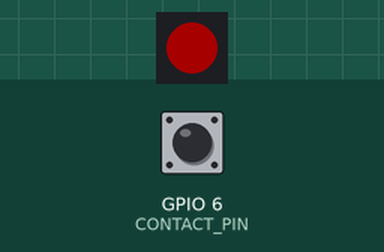
This program was run on a simulated ESP32-S3. Shown: 1 RGB LEDs in strip order, left to right. The test bench sets the inputs (shaded band); at power-on: GPIO 6 (CONTACT_PIN) HIGH. Dim RGB values are drawn brighter than linear; what the program prints to the serial monitor is not drawn.

Above: at 1.25 s.
1.3 s: GPIO 6 (CONTACT_PIN) pulled LOW for 3.2 s
At 1.35 s:
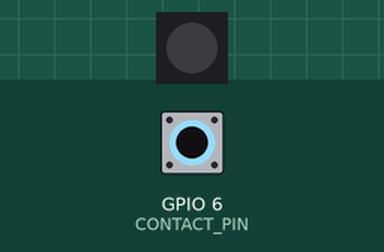
Timing chart, 0 to 12.0 s (numbered marks = the images above; inputs shaded):
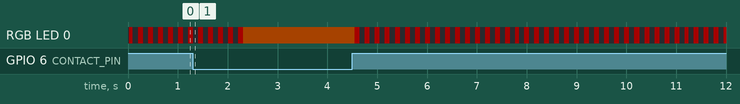

The program:

main.cpp
```cpp
/*
 * Contact-closure -> serial status sender
 * Target: LILYGO T-RSS3 (ESP32-S3, isolated RS232 + RS485 modules)
 *
 * A dry contact is wired between CONTACT_PIN and GND (internal pull-up).
 *   Closed = LOW  = normal
 *   Open   = HIGH = emergency   (a cut wire therefore fails safe into emergency)
 *
 * See README.md for wiring and the state diagram.
 */

#include <Arduino.h>

// ============================================================================
// =============================  CONFIGURATION  ==============================
// ============================================================================

// ---- Timings (seconds) -------------------------------------------------------
#define NORMAL_INTERVAL_S          60   // NORMAL: send MSG_NORMAL every 60 s
#define EMERG_FAST_INTERVAL_S       1   // EMERGENCY_FAST: send every 1 s ...
#define EMERG_FAST_DURATION_S      60   // ... for 1 min, then EMERGENCY_SLOW
#define EMERG_SLOW_INTERVAL_S      60   // EMERGENCY_SLOW: send every 60 s
#define RECOVERY_INTERVAL_S         1   // RECOVERY: send MSG_NORMAL every 1 s ...
#define RECOVERY_DURATION_S        60   // ... for 1 min, then NORMAL
#define CLEAR_CONFIRM_S             1   // contact must stay closed this long to leave emergency

// ---- Timings (milliseconds) - too short to express in whole seconds -----------
#define OPEN_DEBOUNCE_MS           50UL // contact must be open this long to trigger emergency

// ---- Contact input -----------------------------------------------------------
// GPIO6: J4 header pin 5 (adjacent to GND on J4 pins 6/7). Not a strapping pin,
// not used by the RS232/RS485 modules, LED, buttons, USB or flash.
#define CONTACT_PIN                  6

// ---- Messages ----------------------------------------------------------------
#define MSG_NORMAL       "not_in_emergency"
#define MSG_EMERGENCY    "emergency_active"
#define LINE_TERMINATOR  "\r\n"

// ---- Serial output -----------------------------------------------------------
#define BAUD_RATE        9600
#define SERIAL_CONFIG    SERIAL_8N1

// Output port selection: PORT_RS232, PORT_RS485 or PORT_BOTH
#define PORT_RS232       1
#define PORT_RS485       2
#define PORT_BOTH        (PORT_RS232 | PORT_RS485)
#define OUTPUT_PORT      PORT_RS232

// ---- Status LED (onboard WS2812) ---------------------------------------------
#define ENABLE_STATUS_LED    1      // 0 = disable LED entirely (library code not used)
#define LED_BRIGHTNESS       40     // 0-255 global brightness cap

// ---- USB debug console -------------------------------------------------------
#define DEBUG_BAUD           115200 // ignored by native USB CDC, kept for clarity

// ============================================================================
// =========================  BOARD PINS (do not edit)  =======================
// Source: github.com/Xinyuan-LilyGO/T-RSC3 (repo for "T-RSC3 & RSS3"),
//   example/RS485_simple/utilities.h, CONFIG_IDF_TARGET_ESP32S3 branch,
//   cross-checked against schematic/T-RSS3.pdf.
// ============================================================================
#define RS232_TX_PIN     41
#define RS232_RX_PIN     42
#define RS485_TX_PIN      3
#define RS485_RX_PIN      2
#define RS485_CON_PIN     4     // RSM485MT5V "CON": HIGH = transmit, LOW = receive
#define RS485_TX_ENABLE   HIGH
#define RS485_RX_ENABLE   LOW
#define LED_PIN           1     // WS2812C, GRB
// (BOOT button = GPIO0, optional user button S3 = GPIO5 - both unused here)

// ============================================================================

// ---- Seconds -> milliseconds (used by the code below) --------------------------
#define S_TO_MS(s)  ((uint32_t)(s) * 1000UL)
#define NORMAL_INTERVAL_MS      S_TO_MS(NORMAL_INTERVAL_S)
#define EMERG_FAST_INTERVAL_MS  S_TO_MS(EMERG_FAST_INTERVAL_S)
#define EMERG_FAST_DURATION_MS  S_TO_MS(EMERG_FAST_DURATION_S)
#define EMERG_SLOW_INTERVAL_MS  S_TO_MS(EMERG_SLOW_INTERVAL_S)
#define RECOVERY_INTERVAL_MS    S_TO_MS(RECOVERY_INTERVAL_S)
#define RECOVERY_DURATION_MS    S_TO_MS(RECOVERY_DURATION_S)
#define CLEAR_CONFIRM_MS        S_TO_MS(CLEAR_CONFIRM_S)

#define USE_RS232 ((OUTPUT_PORT & PORT_RS232) != 0)
#define USE_RS485 ((OUTPUT_PORT & PORT_RS485) != 0)

static_assert(OUTPUT_PORT >= PORT_RS232 && OUTPUT_PORT <= PORT_BOTH, "OUTPUT_PORT must be PORT_RS232, PORT_RS485 or PORT_BOTH");
static_assert(NORMAL_INTERVAL_MS > 0 && EMERG_FAST_INTERVAL_MS > 0 &&
              EMERG_SLOW_INTERVAL_MS > 0 && RECOVERY_INTERVAL_MS > 0, "intervals must be > 0");
static_assert(CONTACT_PIN != RS232_TX_PIN && CONTACT_PIN != RS232_RX_PIN &&
              CONTACT_PIN != RS485_TX_PIN && CONTACT_PIN != RS485_RX_PIN &&
              CONTACT_PIN != RS485_CON_PIN && CONTACT_PIN != LED_PIN && CONTACT_PIN != 0,
              "CONTACT_PIN collides with a board pin");

// Use UART1/UART2 so UART0 (ROM/core console) can never leak onto the RS232 line.
static HardwareSerial &Rs232 = Serial1;
static HardwareSerial &Rs485 = Serial2;

#if ENABLE_STATUS_LED
#include <Adafruit_NeoPixel.h>
static Adafruit_NeoPixel pixel(1, LED_PIN, NEO_GRB + NEO_KHZ800);
#endif

// ---- State machine -----------------------------------------------------------
enum State : uint8_t { NORMAL, EMERGENCY_FAST, EMERGENCY_SLOW, RECOVERY };

static const char *const STATE_NAMES[] = { "NORMAL", "EMERGENCY_FAST", "EMERGENCY_SLOW", "RECOVERY" };

static State    state;
static uint32_t stateEnteredAt;   // millis() when current state was entered
static uint32_t lastSendAt;       // scheduled time of the last periodic send

// Contact tracking (raw level + time it last changed)
static bool     rawOpen;
static uint32_t rawChangedAt;

static uint32_t intervalFor(State s) {
  switch (s) {
    case NORMAL:         return NORMAL_INTERVAL_MS;
    case EMERGENCY_FAST: return EMERG_FAST_INTERVAL_MS;
    case EMERGENCY_SLOW: return EMERG_SLOW_INTERVAL_MS;
    case RECOVERY:       return RECOVERY_INTERVAL_MS;
  }
  return NORMAL_INTERVAL_MS;
}

static const char *messageFor(State s) {
  return (s == EMERGENCY_FAST || s == EMERGENCY_SLOW) ? MSG_EMERGENCY : MSG_NORMAL;
}

// ---- Output ------------------------------------------------------------------
static void sendMessage(const char *msg) {
  const uint32_t now = millis();

#if USE_RS232
  Rs232.print(msg);
  Rs232.print(LINE_TERMINATOR);
  Serial.printf("[t=%lu ms] TX(RS232): %s\n", (unsigned long)now, msg);
#endif

#if USE_RS485
  digitalWrite(RS485_CON_PIN, RS485_TX_ENABLE);
  Rs485.print(msg);
  Rs485.print(LINE_TERMINATOR);
  Rs485.flush();                                  // wait until the last stop bit is out
  digitalWrite(RS485_CON_PIN, RS485_RX_ENABLE);
  Serial.printf("[t=%lu ms] TX(RS485): %s\n", (unsigned long)now, msg);
#endif
}

static void enterState(State next, uint32_t now) {
  Serial.printf("[t=%lu ms] STATE %s -> %s\n", (unsigned long)now,
                STATE_NAMES[state], STATE_NAMES[next]);
  state          = next;
  stateEnteredAt = now;
  lastSendAt     = now;
  sendMessage(messageFor(state));                 // first message immediately
}

// ---- Status LED --------------------------------------------------------------
#if ENABLE_STATUS_LED
static void updateLed(uint32_t now) {
  static uint32_t lastUpdate = 0;
  static uint32_t lastColor  = 0xFFFFFFFF;
  if (now - lastUpdate < 20) return;              // ~50 Hz refresh
  lastUpdate = now;

  const uint32_t t = now - stateEnteredAt;        // patterns phase-locked to state entry
  uint32_t color = 0;

  switch (state) {
    case NORMAL: {                                // green breathing, 3 s period
      uint32_t p   = t % 3000;
      uint32_t tri = (p < 1500) ? p : 3000 - p;   // 0..1500
      uint32_t lvl = tri * 255 / 1500;
      lvl = 4 + (lvl * lvl) / 255 * 251 / 255;    // rough gamma, never fully off
      color = pixel.Color(0, lvl, 0);
      break;
    }
    case EMERGENCY_FAST:                          // red, 100 ms on / 100 ms off
      color = ((t % 200) < 100) ? pixel.Color(255, 0, 0) : 0;
      break;
    case EMERGENCY_SLOW:                          // red, 200 ms on / 1800 ms off
      color = ((t % 2000) < 200) ? pixel.Color(255, 0, 0) : 0;
      break;
    case RECOVERY:                                // solid amber
      color = pixel.Color(255, 100, 0);
      break;
  }

  if (color != lastColor) {
    lastColor = color;
    pixel.setPixelColor(0, color);
    pixel.show();
  }
}
#endif

// ============================================================================
void setup() {
  Serial.begin(DEBUG_BAUD);                       // native USB CDC
  Serial.setTxTimeoutMs(0);                       // never block if no USB host is attached

  pinMode(CONTACT_PIN, INPUT_PULLUP);

#if USE_RS232
  Rs232.begin(BAUD_RATE, SERIAL_CONFIG, RS232_RX_PIN, RS232_TX_PIN);
#endif
#if USE_RS485
  pinMode(RS485_CON_PIN, OUTPUT);
  digitalWrite(RS485_CON_PIN, RS485_RX_ENABLE);   // idle in receive (bus released)
  Rs485.begin(BAUD_RATE, SERIAL_CONFIG, RS485_RX_PIN, RS485_TX_PIN);
#endif

#if ENABLE_STATUS_LED
  pixel.begin();
  pixel.setBrightness(LED_BRIGHTNESS);
  pixel.clear();
  pixel.show();
#endif

  delayMicroseconds(200);                         // let the pull-up settle (setup only)

  const uint32_t now = millis();
  rawOpen      = (digitalRead(CONTACT_PIN) == HIGH);
  rawChangedAt = now;

  Serial.printf("[t=%lu ms] BOOT contact=%s port=%s baud=%d\n", (unsigned long)now,
                rawOpen ? "OPEN" : "CLOSED",
                USE_RS232 && USE_RS485 ? "BOTH" : (USE_RS232 ? "RS232" : "RS485"),
                BAUD_RATE);

  state = rawOpen ? EMERGENCY_FAST : NORMAL;      // so the log reads "X -> X" at boot
  enterState(state, now);
}

void loop() {
  const uint32_t now = millis();

  // ---- Sample contact --------------------------------------------------------
  const bool open = (digitalRead(CONTACT_PIN) == HIGH);
  if (open != rawOpen) {
    rawOpen      = open;
    rawChangedAt = now;
  }
  const uint32_t heldFor         = now - rawChangedAt;
  const bool     openStable      = rawOpen  && heldFor >= OPEN_DEBOUNCE_MS;
  const bool     closedConfirmed = !rawOpen && heldFor >= CLEAR_CONFIRM_MS;
  const uint32_t inState         = now - stateEnteredAt;

  // ---- Transitions -------------------------------------------------------------
  switch (state) {
    case NORMAL:
      if (openStable) enterState(EMERGENCY_FAST, now);
      break;

    case EMERGENCY_FAST:
      if (closedConfirmed)                          enterState(RECOVERY, now);
      else if (inState >= EMERG_FAST_DURATION_MS)   enterState(EMERGENCY_SLOW, now);
      break;

    case EMERGENCY_SLOW:
      if (closedConfirmed) enterState(RECOVERY, now);
      break;

    case RECOVERY:
      if (openStable)                               enterState(EMERGENCY_FAST, now);
      else if (inState >= RECOVERY_DURATION_MS)     enterState(NORMAL, now);
      break;
  }

  // ---- Periodic send -------------------------------------------------------------
  const uint32_t interval = intervalFor(state);
  if (now - lastSendAt >= interval) {
    // Keep a drift-free cadence; resync if we somehow fell more than a period behind.
    lastSendAt = (now - lastSendAt >= 2 * interval) ? now : lastSendAt + interval;
    sendMessage(messageFor(state));
  }

  // ---- Discard anything received (ports are transmit-only) ---------------------
#if USE_RS232
  while (Rs232.available()) Rs232.read();
#endif
#if USE_RS485
  while (Rs485.available()) Rs485.read();
#endif

#if ENABLE_STATUS_LED
  updateLed(now);
#endif
}
```
